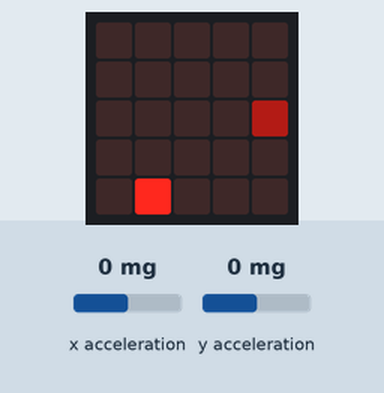
Recording of a program running on a simulated BBC micro:bit (MakeCode). Parts: the board's 5×5 LED display. The test bench sets the inputs (shaded band); at power-on: x acceleration 0 mg, y acceleration 0 mg. Random numbers come from a fixed seed; the short countdown, score and lost-life animations are approximate; the run ends where the board's game-over animation would start. At 9.4 s the program stops and its outputs stay as they are.

Above: at 1.28 s.
1.3 s: x acceleration set to 186 mg
At 1.69 s:
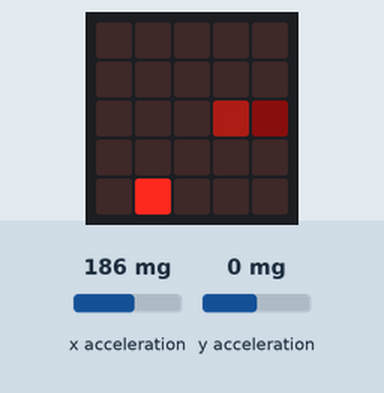
4.3 s: x acceleration set to 218 mg
At 4.88 s:
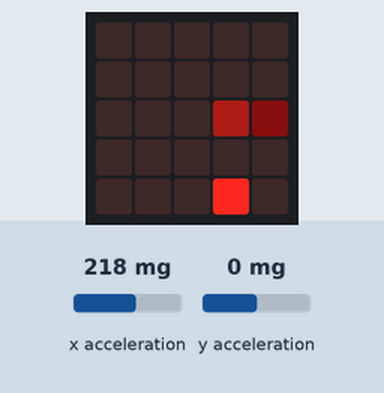
6.2 s: y acceleration set to -189 mg
8.3 s: y acceleration set to -218 mg
At 10.5 s:
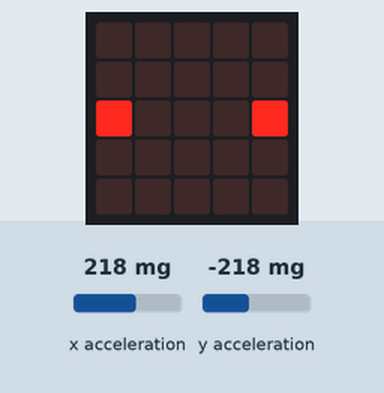

The program:

main.ts
```typescript
let janaria2: game.LedSprite = null
let pacman = game.createSprite(randint(0, 4), randint(0, 4))
let janaria = game.createSprite(4, 2)
let mamua = game.createSprite(2, 2)
mamua.set(LedSpriteProperty.Blink, 100)
mamua.set(LedSpriteProperty.Brightness, 50)
janaria.set(LedSpriteProperty.Brightness, 10)
basic.forever(function () {
    if (pacman.isTouching(mamua)) {
        game.gameOver()
        game.setScore(1)
    }
    if (pacman.isTouching(janaria)) {
        game.addScore(1)
        janaria.delete()
        janaria2 = game.createSprite(randint(0, 4), randint(0, 4))
    }
})
basic.forever(function () {
    if (pacman.isTouching(mamua)) {
        game.gameOver()
    }
    if (pacman.isTouching(janaria)) {
        game.addScore(1)
        janaria.delete()
        janaria = game.createSprite(randint(0, 4), randint(0, 4))
        janaria.set(LedSpriteProperty.Brightness, 10)
    }
})
basic.forever(function () {
    if (input.acceleration(Dimension.X) > 200) {
        basic.pause(200)
        pacman.move(1)
    }
    if (input.acceleration(Dimension.X) < -200) {
        pacman.move(-1)
        basic.pause(200)
    }
    if (input.acceleration(Dimension.Y) > 200) {
        basic.pause(200)
        pacman.change(LedSpriteProperty.Y, 1)
    }
    if (input.acceleration(Dimension.Y) < -200) {
        basic.pause(200)
        pacman.change(LedSpriteProperty.Y, -1)
    }
})
basic.forever(function () {
    basic.pause(500)
    mamua.move(1)
    mamua.ifOnEdgeBounce()
})
```

test.ts
```typescript
// aquí va el archivo "tests"; esto no se compilará cuando este paquete se utilice como una extensión.
```

Measured:
- the behaviour switches between 200 and 201 mg on x acceleration (found by bisection; images 1 and 2)
- the behaviour switches between -200 and -201 mg on y acceleration (found by bisection; images 2 and 3)
